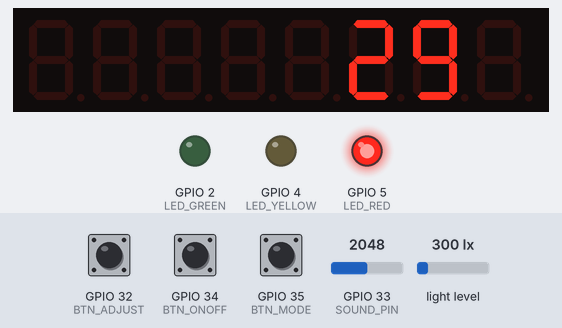
This sketch was run on a simulated ESP32. Parts: 8-digit seven-segment display, output pins drawn as LEDs (lit = HIGH). Inputs (shaded band) come from the test bench; at power-on: GPIO 34 (BTN_ONOFF) LOW, GPIO 35 (BTN_MODE) LOW, light level 300 lx, GPIO 33 (SOUND_PIN) = 2048, GPIO 32 (BTN_ADJUST) LOW. What the sketch prints to the serial monitor is not drawn.

Above: at 2.2 s.
2.3 s: GPIO 34 (BTN_ONOFF) pulled HIGH for 0.15 s
At 3.5 s:
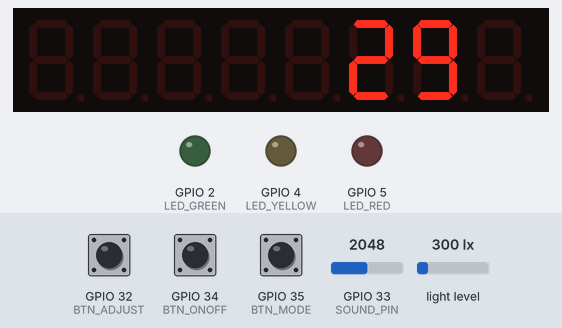
3.9 s: GPIO 34 (BTN_ONOFF) pulled HIGH for 1 s
At 4.8 s:
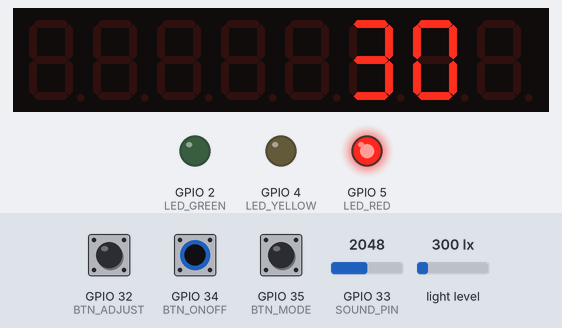
7.4 s: GPIO 35 (BTN_MODE) pulled HIGH for 0.15 s
At 7.9 s:
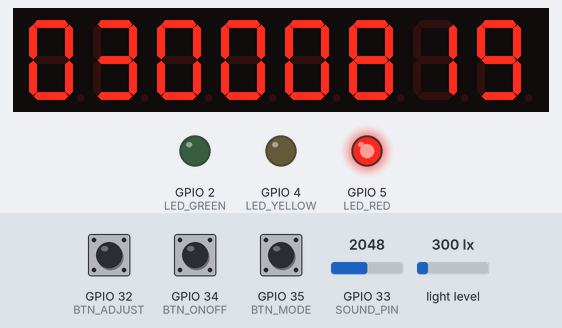
11.6 s: light level set to 40 lx
At 12.8 s:
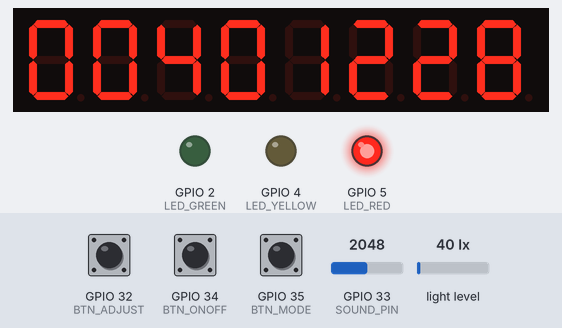
14.6 s: GPIO 33 (SOUND_PIN) set to 1330
At 17.4 s:
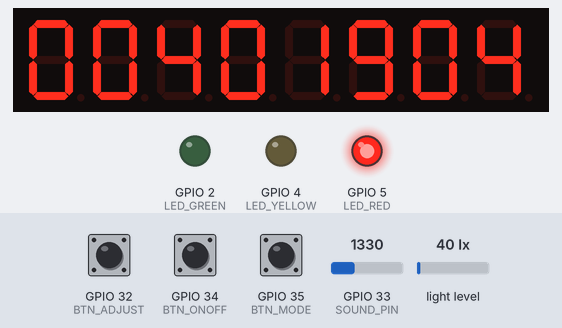
20.7 s: GPIO 33 (SOUND_PIN) set to 1251
At 34.7 s:
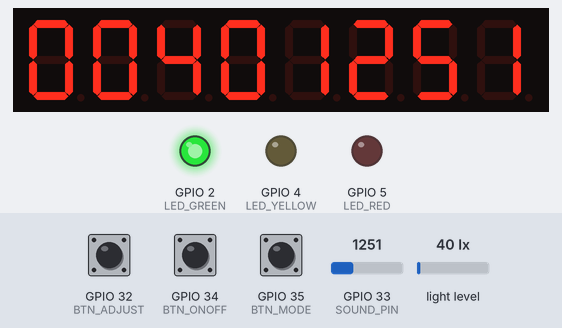
Timing chart, 0 to 35.9 s (numbered marks = the images above; inputs shaded):
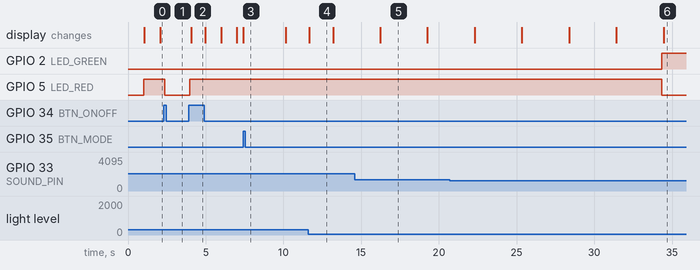

The sketch:

finalcode.ino
```cpp
#include <Wire.h>
#include <BH1750.h>
#include <LedControl.h>

// ===== ĐỊNH NGHĨA CHÂN KẾT NỐI =====
// Cảm biến ánh sáng BH1750 (I2C)
#define SDA_PIN 22
#define SCL_PIN 21

// Cảm biến âm thanh MAX9814
#define SOUND_PIN 33

// LED 7 đoạn MAX7219 (SPI)
#define DIN_PIN 23
#define CS_PIN 19
#define CLK_PIN 18

// LED đơn màu (đèn giao thông)
#define LED_RED 5
#define LED_YELLOW 4
#define LED_GREEN 2

// Nút nhấn
#define BTN_ONOFF 34
#define BTN_MODE 35
#define BTN_ADJUST 32
// Nút RESET/EN

// ===== KHỞI TẠO ĐỐI TƯỢNG =====
BH1750 lightMeter;
LedControl lc = LedControl(DIN_PIN, CLK_PIN, CS_PIN, 1);

// ===== CÁC BIẾN TOÀN CỤC =====
// Ngưỡng cảm biến
const float LIGHT_THRESHOLD = 200.0;  // Lux
const int SOUND_THRESHOLD = 1600;      // ADC value (0-4095)

// Độ sáng LED đơn (PWM: 0-255)
const int LED_BRIGHT = 255;  // Độ sáng cao khi ánh sáng yếu
const int LED_DIM = 50;      // Độ sáng thấp khi ánh sáng mạnh

// Thời gian đèn giao thông (giây)
int redTime = 30;
int yellowTime = 5;
int greenTime = 25;

// Trạng thái hệ thống
enum TrafficState {
  RED_STATE,
  YELLOW_STATE,
  GREEN_STATE
};

enum SystemMode {
  TRAFFIC_TIME_MODE,    // Hiển thị thời gian đèn giao thông
  SENSOR_DISPLAY_MODE   // Hiển thị giá trị cảm biến (BH1750 + MAX9814)
};

TrafficState currentState = RED_STATE;
SystemMode currentMode = TRAFFIC_TIME_MODE;

// Biến thời gian
unsigned long previousMillis = 0;
int countdown = 0;
bool systemOn = true;

// Biến nút nhấn
bool lastBtnOnOff = false;
bool lastBtnMode = false;
bool lastBtnAdjust = false;
unsigned long lastDebounceTime = 0;
const unsigned long debounceDelay = 50;

// Biến cảm biến
float lightLevel = 0;
int soundLevel = 0;
bool lowLightMode = false;
bool highTrafficMode = false;
int currentLedBrightness = LED_BRIGHT; // Độ sáng hiện tại của LED

// Biến để xử lý đọc cảm biến âm thanh ổn định
unsigned long lastSoundReadTime = 0;
const unsigned long soundReadInterval = 3000; // Đọc cảm biến âm thanh mỗi 3 giây
int soundReadings[5] = {0}; // Mảng lưu 5 lần đọc gần nhất
int soundReadIndex = 0;
int soundAverage = 0;
bool soundReadingComplete = false;

// Biến để xử lý reset system
bool systemInitialized = false;

// ===== HÀM RESET HỆ THỐNG =====
void resetSystemToDefault() {
  Serial.println("=== RESET HỆ THỐNG VỀ TRẠNG THÁI BAN ĐẦU ===");

  // Reset tất cả biến về giá trị mặc định
  redTime = 30;
  yellowTime = 5;
  greenTime = 25;

  currentState = RED_STATE;
  currentMode = TRAFFIC_TIME_MODE;
  systemOn = true;

  countdown = redTime;
  previousMillis = millis();

  // Reset trạng thái cảm biến
  lowLightMode = false;
  highTrafficMode = false;
  currentLedBrightness = LED_BRIGHT;

  // Reset biến đọc cảm biến âm thanh
  lastSoundReadTime = 0;
  soundReadIndex = 0;
  soundAverage = 0;
  soundReadingComplete = false;
  for (int i = 0; i < 5; i++) {
    soundReadings[i] = 0;
  }

  // Reset trạng thái nút nhấn
  lastBtnOnOff = false;
  lastBtnMode = false;
  lastBtnAdjust = false;
  lastDebounceTime = 0;

  // Cập nhật hardware
  updateTrafficLights();
  lc.clearDisplay(0);

  Serial.println("Hệ thống đã được reset thành công!");
}

// ===== HÀM KHỞI TẠO =====
void setup() {
  Serial.begin(115200);
  delay(1000); // Đợi serial port ổn định

  Serial.println("========================================");
  Serial.println("Khởi động hệ thống đèn giao thông thông minh...");
  Serial.println("========================================");

  // Khởi tạo I2C
  Wire.begin(SDA_PIN, SCL_PIN);

  // Khởi tạo cảm biến ánh sáng
  if (lightMeter.begin()) {
    Serial.println(" Cảm biến BH1750 đã sẵn sàng");
  } else {
    Serial.println(" Lỗi khởi tạo cảm biến BH1750!");
  }

  // Khởi tạo LED 7 đoạn
  lc.shutdown(0, false);
  lc.setIntensity(0, 8);
  lc.clearDisplay(0);
  Serial.println(" LED 7 đoạn MAX7219 đã sẵn sàng");

  // Khởi tạo chân GPIO
  pinMode(SOUND_PIN, INPUT);
  pinMode(LED_RED, OUTPUT);
  pinMode(LED_YELLOW, OUTPUT);
  pinMode(LED_GREEN, OUTPUT);
  pinMode(BTN_ONOFF, INPUT_PULLDOWN);
  pinMode(BTN_MODE, INPUT_PULLDOWN);
  pinMode(BTN_ADJUST, INPUT_PULLDOWN);
  Serial.println(" GPIO đã được cấu hình");

  // Reset hệ thống về trạng thái mặc định
  resetSystemToDefault();

  // Hiển thị thông tin khởi tạo
  Serial.println("========================================");
  Serial.println("THÔNG TIN HỆ THỐNG:");
  Serial.println("- Đèn đỏ: " + String(redTime) + "s");
  Serial.println("- Đèn vàng: " + String(yellowTime) + "s");
  Serial.println("- Đèn xanh: " + String(greenTime) + "s");
  Serial.println("- Ngưỡng ánh sáng: " + String(LIGHT_THRESHOLD) + " lux");
  Serial.println("- Ngưỡng âm thanh: " + String(SOUND_THRESHOLD));
  Serial.println("========================================");
  Serial.println("Hệ thống đã sẵn sàng!");
  Serial.println("========================================");

  systemInitialized = true;
}

// ===== HÀM CHÍNH =====
void loop() {
  if (systemOn) {
    readSensors();
    processButtons();
    updateTrafficLogic();
    updateDisplay();
  } else {
    // Khi hệ thống tắt, vẫn xử lý nút để có thể bật lại
    processButtons();
  }

  delay(100);
}

// ===== ĐỌC DỮ LIỆU CẢM BIẾN =====
void readSensors() {
  // Đọc cảm biến ánh sáng (đọc liên tục vì ổn định)
  lightLevel = lightMeter.readLightLevel();

  // Đọc cảm biến âm thanh (đọc theo chu kỳ để ổn định)
  unsigned long currentTime = millis();
  if (currentTime - lastSoundReadTime >= soundReadInterval) {
    // Đọc giá trị âm thanh mới
    int rawSound = analogRead(SOUND_PIN);

    // Lưu vào mảng
    soundReadings[soundReadIndex] = rawSound;
    soundReadIndex = (soundReadIndex + 1) % 5;

    // Tính trung bình của 5 lần đọc
    int sum = 0;
    for (int i = 0; i < 5; i++) {
      sum += soundReadings[i];
    }
    soundAverage = sum / 5;
    soundLevel = soundAverage; // Cập nhật giá trị hiển thị

    lastSoundReadTime = currentTime;
    soundReadingComplete = true;

    Serial.println(" Âm thanh: " + String(rawSound) + " (Trung bình: " + String(soundAverage) + ")");
  }

  // Xử lý điều kiện ánh sáng - LOGIC ĐÃ SỬA cho LED đơn
  if (lightLevel < LIGHT_THRESHOLD) {
    // Ánh sáng YẾU (< 200 lux) -> LED sáng MẠNH
    if (!lowLightMode) {
      lowLightMode = true;
      currentLedBrightness = LED_BRIGHT;
      updateTrafficLights(); // Cập nhật lại độ sáng LED
      Serial.println(" Ánh sáng yếu (" + String(lightLevel) + " lux) -> LED sáng mạnh (PWM: " + String(LED_BRIGHT) + "/255)");
    }
  } else {
    // Ánh sáng MẠNH (>= 200 lux) -> LED sáng YẾU
    if (lowLightMode) {
      lowLightMode = false;
      currentLedBrightness = LED_DIM;
      updateTrafficLights(); // Cập nhật lại độ sáng LED
      Serial.println(" Ánh sáng mạnh (" + String(lightLevel) + " lux) -> LED sáng yếu (PWM: " + String(LED_DIM) + "/255)");
    }
  }

  // Xử lý điều kiện âm thanh (giao thông đông đúc) - chỉ khi đã có đủ dữ liệu
  if (soundReadingComplete) {
    if (soundAverage > SOUND_THRESHOLD) {
      if (!highTrafficMode) {
        highTrafficMode = true;
        Serial.println(" Phát hiện giao thông đông đúc (Âm thanh TB: " + String(soundAverage) + " > " + String(SOUND_THRESHOLD) + ")");
      }
    } else {
      if (highTrafficMode) {
        highTrafficMode = false;
        Serial.println(" Giao thông bình thường (Âm thanh TB: " + String(soundAverage) + " <= " + String(SOUND_THRESHOLD) + ")");
      }
    }
  }
}

// ===== XỬ LÝ NÚT NHẤN =====
void processButtons() {
  unsigned long currentTime = millis();

  // Đọc trạng thái nút
  bool btnOnOff = digitalRead(BTN_ONOFF);
  bool btnMode = digitalRead(BTN_MODE);
  bool btnAdjust = digitalRead(BTN_ADJUST);

  // Xử lý nút ON/OFF
  if (btnOnOff && !lastBtnOnOff && (currentTime - lastDebounceTime) > debounceDelay) {
    systemOn = !systemOn;
    lastDebounceTime = currentTime;

    if (systemOn) {
      Serial.println(" Hệ thống Khởi Động");
      countdown = redTime;
      currentState = RED_STATE;
      previousMillis = millis(); // Reset thời gian
      updateTrafficLights();
    } else {
      Serial.println(" Hệ thống TẮT");
      turnOffAllLights();
      lc.clearDisplay(0);
    }
  }

  // Xử lý nút MODE (chỉ khi hệ thống đang bật)
  if (systemOn && btnMode && !lastBtnMode && (currentTime - lastDebounceTime) > debounceDelay) {
    currentMode = (SystemMode)((currentMode + 1) % 2);
    lastDebounceTime = currentTime;

    switch (currentMode) {
      case TRAFFIC_TIME_MODE:
        Serial.println(" Chế độ: Hiển thị thời gian đèn giao thông");
        break;
      case SENSOR_DISPLAY_MODE:
        Serial.println(" Chế độ: Hiển thị cảm biến (BH1750 + MAX9814)");
        break;
    }
  }

  // Xử lý nút ADJUST (chỉ khi hệ thống đang bật)
  if (systemOn && btnAdjust && !lastBtnAdjust && (currentTime - lastDebounceTime) > debounceDelay) {
    lastDebounceTime = currentTime;

    if (currentMode == TRAFFIC_TIME_MODE) {
      // Điều chỉnh thời gian theo trạng thái hiện tại
      switch (currentState) {
        case RED_STATE:
          redTime += 5;
          if (redTime > 60) redTime = 10;
          countdown = redTime;
          Serial.println(" Thời gian đèn đỏ: " + String(redTime) + "s");
          break;
        case YELLOW_STATE:
          yellowTime += 1;
          if (yellowTime > 10) yellowTime = 3;
          countdown = yellowTime;
          Serial.println(" Thời gian đèn vàng: " + String(yellowTime) + "s");
          break;
        case GREEN_STATE:
          greenTime += 5;
          if (greenTime > 60) greenTime = 10;
          countdown = greenTime;
          Serial.println(" Thời gian đèn xanh: " + String(greenTime) + "s");
          break;
      }
    }
  }

  // Lưu trạng thái nút
  lastBtnOnOff = btnOnOff;
  lastBtnMode = btnMode;
  lastBtnAdjust = btnAdjust;
}

// ===== LOGIC ĐÈN GIAO THÔNG =====
void updateTrafficLogic() {
  unsigned long currentMillis = millis();

  // Cập nhật đếm ngược mỗi giây
  if (currentMillis - previousMillis >= 1000) {
    previousMillis = currentMillis;
    countdown--;

    // Điều chỉnh thời gian dựa trên giao thông
    if (currentState == GREEN_STATE && highTrafficMode && countdown <= 5) {
      countdown += 10; // Tăng thêm 10s cho đèn xanh khi kẹt xe
      Serial.println(" Tăng thời gian đèn xanh do giao thông đông đúc");
    }

    // Chuyển đổi trạng thái đèn
    if (countdown <= 0) {
      switch (currentState) {
        case RED_STATE:
          currentState = GREEN_STATE;
          countdown = greenTime;
          Serial.println(" Chuyển sang đèn XANH (" + String(countdown) + "s)");
          break;
        case GREEN_STATE:
          currentState = YELLOW_STATE;
          countdown = yellowTime;
          Serial.println(" Chuyển sang đèn VÀNG (" + String(countdown) + "s)");
          break;
        case YELLOW_STATE:
          currentState = RED_STATE;
          countdown = redTime;
          // Giảm thời gian đèn đỏ khi giao thông thưa
          if (!highTrafficMode && countdown > 15) {
            countdown = 15;
            Serial.println(" Giảm thời gian đèn đỏ do giao thông thưa");
          }
          Serial.println(" Chuyển sang đèn ĐỎ (" + String(countdown) + "s)");
          break;
      }

      updateTrafficLights();
    }
  }
}

// ===== CẬP NHẬT ĐÈN GIAO THÔNG =====
void updateTrafficLights() {
  // Tắt tất cả đèn
  analogWrite(LED_RED, 0);
  analogWrite(LED_YELLOW, 0);
  analogWrite(LED_GREEN, 0);

  // Bật đèn theo trạng thái với độ sáng được điều chỉnh
  switch (currentState) {
    case RED_STATE:
      analogWrite(LED_RED, currentLedBrightness);
      break;
    case YELLOW_STATE:
      analogWrite(LED_YELLOW, currentLedBrightness);
      break;
    case GREEN_STATE:
      analogWrite(LED_GREEN, currentLedBrightness);
      break;
  }
}

// ===== CẬP NHẬT HIỂN THỊ =====
void updateDisplay() {
  switch (currentMode) {
    case TRAFFIC_TIME_MODE:
      displayTrafficTime();
      break;
    case SENSOR_DISPLAY_MODE:
      displaySensorValues();
      break;
  }
}

// ===== HIỂN THỊ THỜI GIAN ĐÈN GIAO THÔNG =====
void displayTrafficTime() {
  // Hiển thị đếm ngược (bên phải) và ký tự trạng thái đèn (bên trái)
  char stateChar = ' ';

  switch (currentState) {
    case RED_STATE:
      stateChar = 'R';
      break;
    case YELLOW_STATE:
      stateChar = 'Y';
      break;
    case GREEN_STATE:
      stateChar = 'G';
      break;
  }

  // Hiển thị ký tự trạng thái ở digit 7 (bên trái nhất)
  lc.setChar(0, 7, stateChar, false);

  // Xóa các digit ở giữa
  for (int i = 4; i < 7; i++) {
    lc.setChar(0, i, ' ', false);
  }

  // Hiển thị đếm ngược ở 3 digit bên phải
  if (countdown < 100) {
    lc.setChar(0, 3, ' ', false);
    lc.setDigit(0, 2, countdown / 10, false);
    lc.setDigit(0, 1, countdown % 10, false);
  } else {
    lc.setDigit(0, 3, countdown / 100, false);
    lc.setDigit(0, 2, (countdown / 10) % 10, false);
    lc.setDigit(0, 1, countdown % 10, false);
  }

  // Digit 0 trống
  lc.setChar(0, 0, ' ', false);
}

// ===== HIỂN THỊ GIÁ TRỊ CẢM BIẾN =====
void displaySensorValues() {
  // Bên trái (digit 7,6,5,4): Giá trị ánh sáng BH1750 (lux)
  int lightValue = (int)lightLevel;
  if (lightValue > 9999) lightValue = 9999;

  lc.setDigit(0, 7, lightValue / 1000, false);
  lc.setDigit(0, 6, (lightValue / 100) % 10, false);
  lc.setDigit(0, 5, (lightValue / 10) % 10, false);
  lc.setDigit(0, 4, lightValue % 10, false);

  // Bên phải (digit 3,2,1,0): Giá trị âm thanh MAX9814 (ADC)
  int soundValue = soundLevel;
  if (soundValue > 9999) soundValue = 9999;

  lc.setDigit(0, 3, soundValue / 1000, false);
  lc.setDigit(0, 2, (soundValue / 100) % 10, false);
  lc.setDigit(0, 1, (soundValue / 10) % 10, false);
  lc.setDigit(0, 0, soundValue % 10, false);
}

// ===== TẮT TẤT CẢ ĐÈN =====
void turnOffAllLights() {
  analogWrite(LED_RED, 0);
  analogWrite(LED_YELLOW, 0);
  analogWrite(LED_GREEN, 0);
}
```

Measured:
- the behaviour switches between 1303 and 1302 on GPIO 33 (SOUND_PIN) (found by bisection; images 5 and 6)
- after the input at 2.3 s, GPIO 5 (LED_RED): HIGH → LOW after 0.07 s
- after the input at 3.9 s, GPIO 5 (LED_RED): LOW → HIGH after 0.07 s; the display: changes after 0.17 s (image 2)
- after the input at 11.6 s, the display: changes after 0.07 s (image 4)
- after the input at 14.6 s, the display: changes after 1.6 s (image 5)
- what the display in image 4 shows lasts 1.5 s, from 11.7 s to 13.2 s
- what the display in image 5 shows lasts 3.1 s, from 16.2 s to 19.3 s
